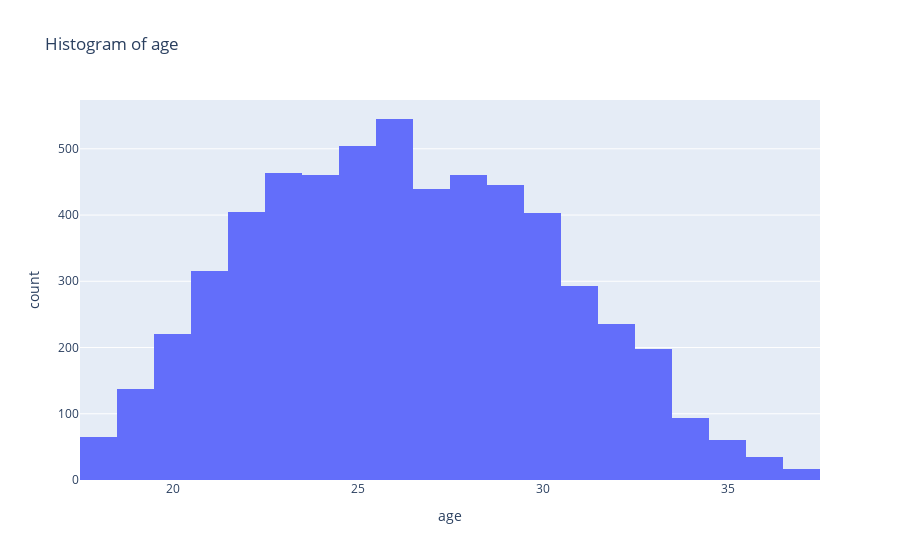

Notebook cell for this chart:
### Code cell
fig = px.histogram(player, x='age', title='Histogram of age')
fig.update_layout(xaxis_title='age')
fig.show()

### Figure 1 — Plotly figure (JSON) as saved in the notebook; plotly's stock layout.template omitted (floating-point values rounded to 4 significant figures; data arrays with more than 128 entries replaced by an {"elided": "..."} marker saying what was removed)
{"data": [{"alignmentgroup": "True", "bingroup": "x", "hovertemplate": "age=%{x}<br>count=%{y}<extra></extra>", "legendgroup": "", "marker": {"color": "#636efa", "pattern": {"shape": ""}}, "name": "", "offsetgroup": "", "orientation": "v", "showlegend": false, "type": "histogram", "x": {"elided": "5798 int values"}, "xaxis": "x", "yaxis": "y"}], "layout": {"barmode": "relative", "legend": {"tracegroupgap": 0}, "title": {"text": "Histogram of age"}, "xaxis": {"anchor": "y", "domain": [0, 1], "title": {"text": "age"}}, "yaxis": {"anchor": "x", "domain": [0, 1], "title": {"text": "count"}}}}
